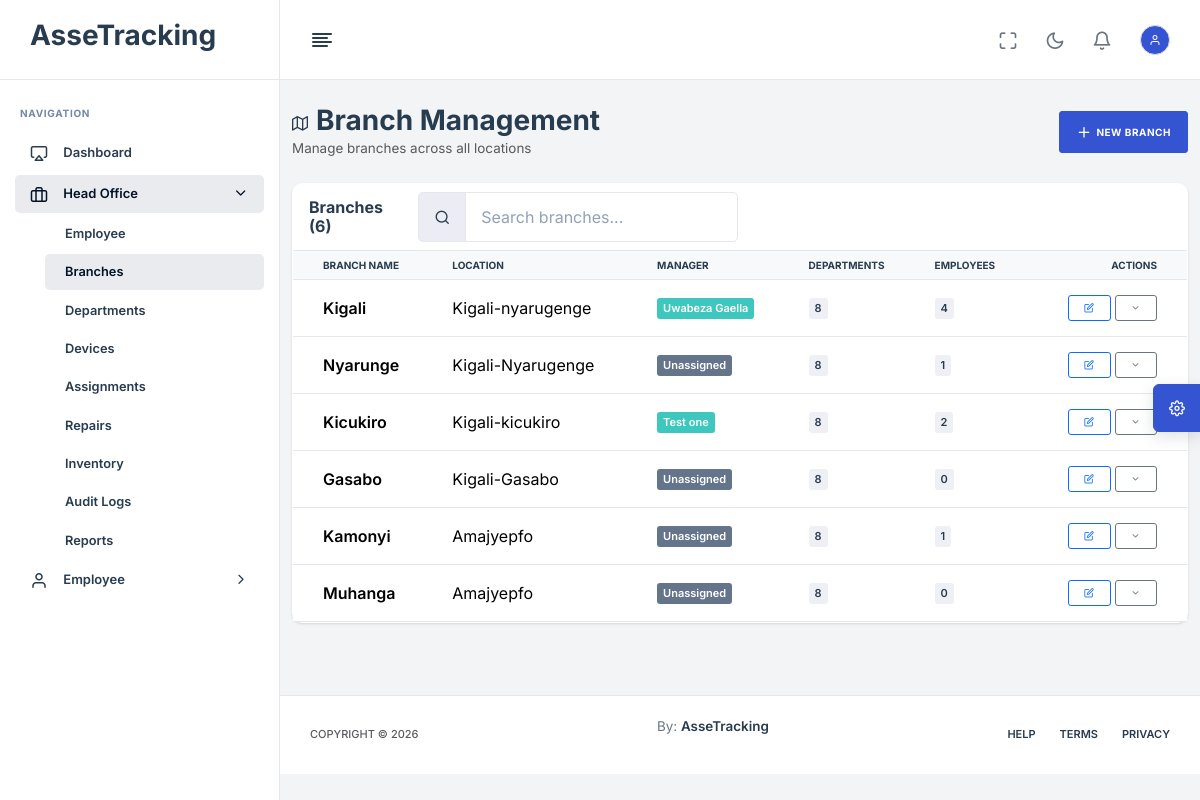
Page /head-office/branches/ (signed in) on the committed database.
### App/models.py (models this page shows, shortened)
class Branch(models.Model):
    name = models.CharField(max_length=255)
    location = models.CharField(max_length=255)
    manager = models.ForeignKey(
        'Employee',
        on_delete=models.SET_NULL,
        null=True,
        blank=True,
        related_name='managed_branches'
    )

class Employee(models.Model):
    STATUS_CHOICES = [
        ('ACTIVE', 'Active'),
        ('INACTIVE', 'Inactive'),
        ('EXITED', 'Exited'),
    ]
    user = models.OneToOneField(settings.AUTH_USER_MODEL, on_delete=models.CASCADE, null=True, blank=True)
    employee_id = models.CharField(max_length=100, unique=True, null=True, blank=True)
    full_name = models.CharField(max_length=255)
    position = models.CharField(max_length=255)
    branch = models.ForeignKey(Branch, on_delete=models.SET_NULL, null=True, related_name='employees')
    department = models.ForeignKey(Department, on_delete=models.SET_NULL, null=True, blank=True)
    status = models.CharField(max_length=10, choices=STATUS_CHOICES, default='ACTIVE')
    hire_date = models.DateField(null=True, blank=True)
    exit_date = models.DateField(null=True, blank=True)

### App/views.py (the view)
# urls.py: path("head-office/branches/", head_office_branches, name="head_office_branches"),
@login_required
@role_required("HEAD_OFFICE")
def head_office_branches(request):
    branches = Branch.objects.prefetch_related(
        'departments',
        'employees',
        'employees__device_set',
        'employees__department',
    ).all()
    context = {
        'branches': branches,
    }
    return render(request, "HeadOffice/Branches.html", context)

### templates/HeadOffice/Branches.html (shortened to what this page needs)
{% extends 'base.html' %}
{% load static %}
{% block content %}
<div class="container-fluid py-4">
    <div class="row mb-4">
        <div class="col-12">
            <div class="d-flex justify-content-between align-items-center">
                <div>
                    <h1 class="h3 mb-0"><i class="feather-map me-2"></i>Branch Management</h1>
                    <p class="text-muted mb-0">Manage branches across all locations</p>
                </div>
                <button class="btn btn-primary" data-bs-toggle="modal" data-bs-target="#createBranchModal">
                    <i class="feather-plus me-1"></i>New Branch
                </button>
            </div>
        </div>
    </div>
    <div class="row mb-4">
        <div class="col-12">
            <div class="card">
                <div class="card-header">
                    <div class="d-flex flex-column flex-md-row gap-3 justify-content-between align-items-md-center">
                        <h5 class="card-title mb-0">Branches ({{ branches.count }})</h5>
                        <div class="input-group w-100 w-md-auto" style="max-width: 320px;">
                            <span class="input-group-text"><i class="feather-search"></i></span>
                            <input type="search" class="form-control" id="searchBranches" data-table-search="#branchesTable" placeholder="Search branches...">
                        </div>
                    </div>
                </div>
                <div class="card-body p-0">
                    <div class="table-responsive">
                        <table class="table table-hover mb-0" id="branchesTable">
                            <thead class="table-light">
                                <tr>
                                    <th scope="col">Branch Name</th>
                                    <th scope="col">Location</th>
                                    <th scope="col">Manager</th>
                                    <th scope="col">Departments</th>
                                    <th scope="col">Employees</th>
                                    <th scope="col" class="text-end">Actions</th>
                                </tr>
                            </thead>
                            <tbody>
                                {% for branch in branches %}
                                <tr data-search-row-id="{{ branch.id }}">
                                    <td>
                                        <strong>{{ branch.name }}</strong>
                                    </td>
                                    <td>{{ branch.location }}</td>
                                    <td>
                                        {% if branch.manager %}
                                        <span class="badge bg-info">{{ branch.manager.full_name }}</span>
                                        {% else %}
                                        <span class="badge bg-secondary">Unassigned</span>
                                        {% endif %}
                                    </td>
                                    <td>
                                        <span class="badge bg-light text-dark">{{ branch.departments.count }}</span>
                                    </td>
                                    <td>
                                        <span class="badge bg-light text-dark">{{ branch.employees.count }}</span>
                                    </td>
                                    <td class="text-end">
                                        <div class="hstack gap-1 justify-content-end">
                                            <button class="btn btn-sm btn-outline-primary" data-bs-toggle="modal" data-bs-target="#editBranchModal"
                                                    onclick="loadBranch({{ branch.id }})">
                                                <i class="feather-edit"></i>
                                            </button>
                                            <button class="btn btn-sm btn-outline-secondary" onclick="expandBranchDetails({{ branch.id }})">
                                                <i class="feather-chevron-down"></i>
                                            </button>
                                        </div>
                                    </td>
                                </tr>
                                {% empty %}
                                <tr>
                                    <td colspan="6" class="text-center text-muted py-4">
                                        No branches found
                                    </td>
                                </tr>
                                {% endfor %}
                            </tbody>
                        </table>
                    </div>
                </div>
            </div>
        </div>
    </div>
</div>
{% endblock %}

### rows in the picture
Branch: name "Kigali", location "Kigali-nyarugenge", manager.full_name "Uwabeza Gaella", departments.count "8", employees.count "4"
Branch: name "Nyarunge", location "Kigali-Nyarugenge", shows "Unassigned", departments.count "8", employees.count "1"
Branch: name "Kicukiro", location "Kigali-kicukiro", manager.full_name "Test one", departments.count "8", employees.count "2"
Branch: name "Gasabo", location "Kigali-Gasabo", shows "Unassigned", departments.count "8", employees.count "0"
Branch: name "Kamonyi", location "Amajyepfo", shows "Unassigned", departments.count "8", employees.count "1"
Branch: name "Muhanga", location "Amajyepfo", shows "Unassigned", departments.count "8", employees.count "0"

### other values in the picture
{{ branches.count }} "6"
